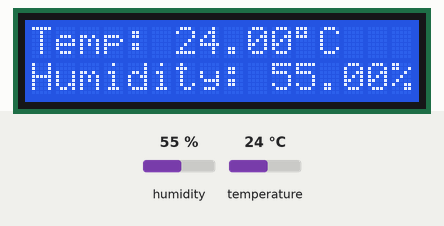
This sketch was run on a simulated Arduino Uno, built with avr-gcc and run on an emulated ATmega328P. Parts: 16×2 character LCD. The test bench sets the inputs (shaded band); at power-on: humidity 55 %, temperature 24 °C.

Above: at 2.7 s.
2.8 s: humidity set to 22 %
At 5.4 s:
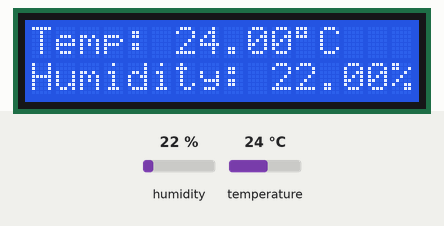
5.8 s: temperature set to 12 °C
At 6.5 s:
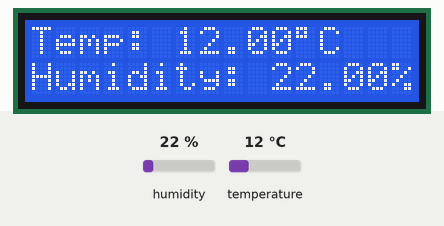
8.8 s: humidity set to 40 %
At 11.0 s:
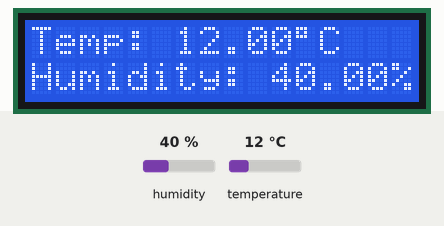
11.8 s: temperature set to 19 °C
At 13.2 s:
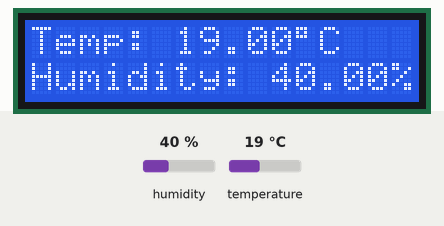
Timing chart, 0 to 14.8 s (numbered marks = the images above; inputs shaded):
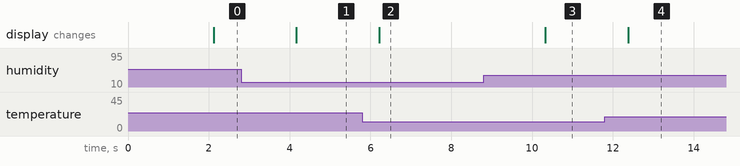

The sketch:

Projektarbeit.ino
```cpp
/*==============================================
                Projektarbeit
===============================================*/

/*==============================================
Titel: Projektarbeit
Description: Temperatur- und Feuchtigkeitsmessung mit LCD Display
Author: Thomas Meier & Francisco Stocker
Date: 28.01.2023
Version: V01.00.00
================================================*/

#include <DHT.h> // "DHT sensor library" by Adafruit
#include <Wire.h> // Library für LCD
#include <LiquidCrystal_I2C.h> // Library für LCD
#include "arduino_config.h" // Config-Datei mit Sensor Pinbelegung

#define DHTTYPE DHT11  // Es handelt sich um den DHT11 Sensor

DHT dht(DHTPIN, DHTTYPE); //Der Sensor wird ab jetzt mit"dth" angesprochen
LiquidCrystal_I2C lcd(0x27, 16, 2); // Pins des LCD festlegen

void setup()
{
  dht.begin(); //DHT11 Sensor starten
  lcd.init();  //LCD einschalten
  lcd.backlight(); //LCD Rücklicht einschalten
}

void loop()
{
  delay(2000); //Zwei Sekunden Vorlaufzeit (Sensor ist etwas träge)

  float Luftfeuchtigkeit = dht.readHumidity(); //Luftfeuchtigkeit auslesen
  float Temperatur = dht.readTemperature(); //Temperatur auslesen

  // Ausgabe auf LCD
  lcd.setCursor(0,0); //Setzt Cursor auf die 1. Zeile & die 1. Position
  lcd.print("Temp: "); //Schreibt "Temp:"
  lcd.print(Temperatur); //Zeigt die aktuelle Temperatur
  lcd.print("\337C"); // \337 = Grad(°)
  lcd.setCursor(0,1); //Setzt Cursor auf die 2. Zeile & die 1. Position
  lcd.print("Humidity: ") //Schreibt "Humidity:"
  ;lcd.print(Luftfeuchtigkeit); //Zeigt die aktuelle Luchtfeuchtigkeit
  lcd.print("%"); //Zeigt die einheit der Luftfeuchtigkeit (%)

  // Grüne LED wird eingeschalten sobald die Luftfeuchtigkeit grösser/gleich 40% ist.
  if (Luftfeuchtigkeit >= 40) {
    digitalWrite(LED_G, HIGH);
  } else {
    digitalWrite(LED_G, LOW);}

  // Gelbe LED wird eingeschalten sobald die Luftfeuchtigkeit kleiner als 40% und grösser/gleich 30% ist.
  if (Luftfeuchtigkeit < 40 and  Luftfeuchtigkeit >= 30) {
    digitalWrite(LED_Y, HIGH);
  } else {
    digitalWrite(LED_Y, LOW);}

  // Rote LED wird eingeschalten sobald die Luftfeuchtigkeit kleiner als 30% ist.
  if (Luftfeuchtigkeit < 30) {
    digitalWrite(LED_R, HIGH);
  } else {
    digitalWrite(LED_R, LOW);}
}
```

arduino_config.h
```cpp
/*===================================================
                      config-file
====================================================*/

/*===================================================
Description: Stammdaten
Author: Thomas Meier & Francisco Stocker
Date: 28.01.2023
Version: V01.00.00
====================================================*/

const int DHTPIN = 2; // Der Sensor wird an PIN 2 angeschlossen
const int LED_R = 3; // Rote LED
const int LED_Y = 4; // Gelbe LED
const int LED_G = 5; // Grüne LED
```

Measured:
- after the input at 2.8 s, the display: changes after 1.4 s (image 1)
- after the input at 5.8 s, the display: changes after 0.42 s (image 2)
- after the input at 8.8 s, the display: changes after 1.5 s (image 3)
- after the input at 11.8 s, the display: changes after 0.58 s (image 4)
